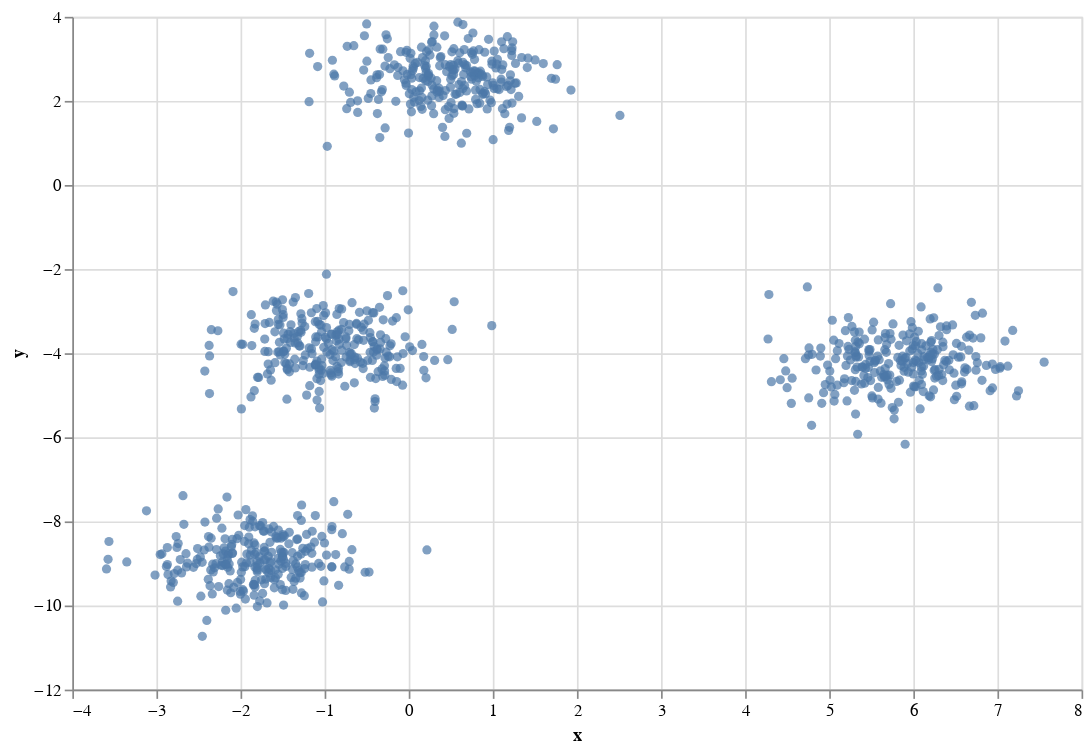

Source (notebook cell):
### Code cell
alt.Chart(blobs).mark_circle().encode(
    x="x",
    y="y"
).properties(
    width=600,
    height=400
)

### Figure 1 — Vega-Lite specification as saved in the notebook (floating-point values rounded to 4 significant figures; data arrays with more than 128 entries replaced by an {"elided": "..."} marker saying what was removed)
{"$schema": "https://vega.github.io/schema/vega-lite/v2.4.3.json", "config": {"view": {"height": 300, "width": 400}}, "data": {"values": {"elided": "1000 records"}}, "encoding": {"x": {"field": "x", "type": "quantitative"}, "y": {"field": "y", "type": "quantitative"}}, "height": 400, "mark": "circle", "width": 600}
